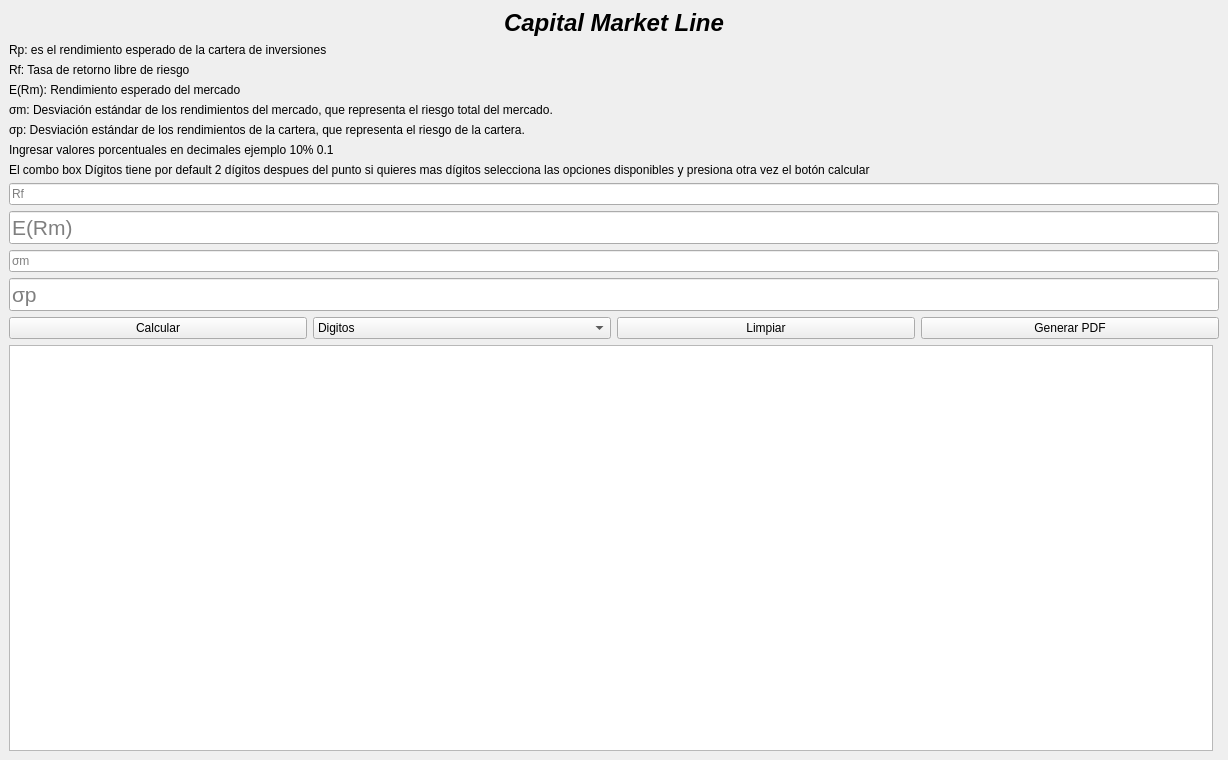
<?xml version="1.0" encoding="UTF-8"?>
<ui version="4.0">
 <class>MainWindow</class>
 <widget class="QMainWindow" name="MainWindow">
  <property name="windowModality">
   <enum>Qt::WindowModal</enum>
  </property>
  <property name="geometry">
   <rect>
    <x>0</x>
    <y>0</y>
    <width>1228</width>
    <height>760</height>
   </rect>
  </property>
  <property name="windowTitle">
   <string>Capital Market Line</string>
  </property>
  <property name="styleSheet">
   <string notr="true">font: 16pt &quot;Segoe UI&quot;;

width: 70%;</string>
  </property>
  <widget class="QWidget" name="centralwidget">
   <layout class="QVBoxLayout" name="verticalLayout">
    <item>
     <widget class="QLabel" name="label_title">
      <property name="font">
       <font>
        <family>Segoe UI</family>
        <pointsize>18</pointsize>
        <italic>true</italic>
        <bold>true</bold>
       </font>
      </property>
      <property name="styleSheet">
       <string notr="true">font: 700 italic 18pt &quot;Segoe UI&quot;;</string>
      </property>
      <property name="text">
       <string>Capital Market Line</string>
      </property>
      <property name="alignment">
       <set>Qt::AlignCenter</set>
      </property>
     </widget>
    </item>
    <item>
     <widget class="QLabel" name="label">
      <property name="text">
       <string>Rp: es el rendimiento esperado de la cartera de inversiones</string>
      </property>
     </widget>
    </item>
    <item>
     <widget class="QLabel" name="label_2">
      <property name="text">
       <string>Rf: Tasa de retorno libre de riesgo</string>
      </property>
     </widget>
    </item>
    <item>
     <widget class="QLabel" name="label_3">
      <property name="text">
       <string>E(Rm): Rendimiento esperado del mercado</string>
      </property>
     </widget>
    </item>
    <item>
     <widget class="QLabel" name="label_4">
      <property name="text">
       <string>σm: Desviación estándar de los rendimientos del mercado, que representa el riesgo total del mercado.</string>
      </property>
     </widget>
    </item>
    <item>
     <widget class="QLabel" name="label_5">
      <property name="text">
       <string>σp: Desviación estándar de los rendimientos de la cartera, que representa el riesgo de la cartera.</string>
      </property>
     </widget>
    </item>
    <item>
     <widget class="QLabel" name="label_6">
      <property name="styleSheet">
       <string notr="true">font: 700 16pt &quot;Segoe UI&quot;;</string>
      </property>
      <property name="text">
       <string>Ingresar valores porcentuales en decimales ejemplo 10% 0.1</string>
      </property>
     </widget>
    </item>
    <item>
     <widget class="QLabel" name="label_7">
      <property name="styleSheet">
       <string notr="true">font: 9pt &quot;Segoe UI&quot;;</string>
      </property>
      <property name="text">
       <string>El combo box Dígitos tiene por default 2 dígitos despues del punto si quieres mas dígitos selecciona las opciones disponibles y presiona otra vez el botón calcular</string>
      </property>
     </widget>
    </item>
    <item>
     <widget class="QLineEdit" name="txt_rf">
      <property name="placeholderText">
       <string>Rf</string>
      </property>
     </widget>
    </item>
    <item>
     <widget class="QLineEdit" name="txt_erm">
      <property name="font">
       <font>
        <family>Segoe UI</family>
        <pointsize>16</pointsize>
        <italic>false</italic>
        <bold>false</bold>
       </font>
      </property>
      <property name="text">
       <string/>
      </property>
      <property name="placeholderText">
       <string>E(Rm)</string>
      </property>
     </widget>
    </item>
    <item>
     <widget class="QLineEdit" name="txt_des_m">
      <property name="placeholderText">
       <string>σm</string>
      </property>
     </widget>
    </item>
    <item>
     <widget class="QLineEdit" name="txt_des_p">
      <property name="font">
       <font>
        <family>Segoe UI</family>
        <pointsize>16</pointsize>
        <italic>false</italic>
        <bold>false</bold>
       </font>
      </property>
      <property name="placeholderText">
       <string>σp</string>
      </property>
     </widget>
    </item>
    <item>
     <layout class="QHBoxLayout" name="horizontalLayout_2">
      <item>
       <widget class="QPushButton" name="btn_calcular">
        <property name="text">
         <string>Calcular</string>
        </property>
       </widget>
      </item>
      <item>
       <widget class="QComboBox" name="cb_digitos">
        <item>
         <property name="text">
          <string>Digitos</string>
         </property>
        </item>
        <item>
         <property name="text">
          <string>3</string>
         </property>
        </item>
        <item>
         <property name="text">
          <string>4</string>
         </property>
        </item>
        <item>
         <property name="text">
          <string>5</string>
         </property>
        </item>
        <item>
         <property name="text">
          <string>Todos</string>
         </property>
        </item>
       </widget>
      </item>
      <item>
       <widget class="QPushButton" name="btn_limpiar">
        <property name="text">
         <string>Limpiar</string>
        </property>
       </widget>
      </item>
      <item>
       <widget class="QPushButton" name="btn_generar_pdf">
        <property name="text">
         <string>Generar PDF</string>
        </property>
       </widget>
      </item>
     </layout>
    </item>
    <item>
     <layout class="QHBoxLayout" name="horizontalLayout">
      <item>
       <widget class="QTextBrowser" name="tb_resultado"/>
      </item>
      <item>
       <layout class="QVBoxLayout" name="verticalLayout_2">
        <item>
         <widget class="QWidget" name="widgetGrafico" native="true"/>
        </item>
       </layout>
      </item>
     </layout>
    </item>
   </layout>
  </widget>
 </widget>
 <resources/>
 <connections/>
</ui>
